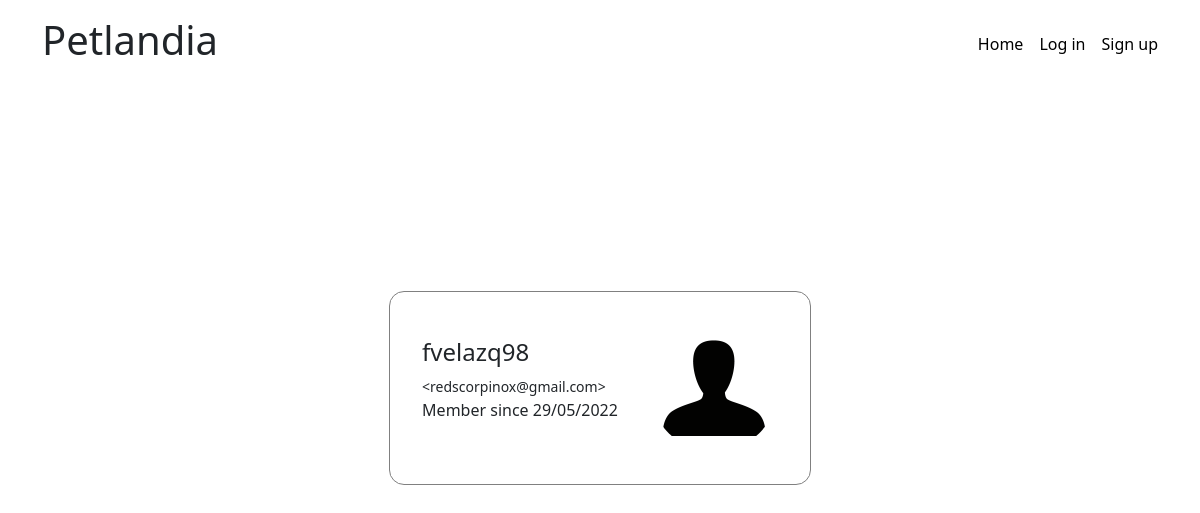
The page /site/user.php?id=d862a769-47d7-4c9b-8690-b0e86584314a on the database its author committed.
### tables this page shows
CREATE TABLE IF NOT EXISTS users (
    id VARCHAR(36) UNIQUE NOT NULL,
    username VARCHAR(30) UNIQUE NOT NULL,
    email VARCHAR(50) UNIQUE NOT NULL,
    password VARCHAR(255) NOT NULL,
    profile_picture BLOB NULL,
    role BOOLEAN NOT NULL,
    created_at TIMESTAMP NOT NULL,
    PRIMARY KEY(id)
);

### site/utils/date_formatting.php (called while the page is built, shortened)
<?php
function format_date($date) {
    $date_to_format = new DateTime($date, new DateTimeZone("Europe/Copenhagen"));
    return $date_to_format->format("d/m/Y");
}

### site/user.php (the view, shortened to what this page needs)
<?php
require_once './utils/date_formatting.php';
$connection = connect_to_db();
$user = [];
$user_id = htmlspecialchars($_GET['id']);
$query = "SELECT * FROM users WHERE id = ?";
$stmt = $connection->prepare($query);
$stmt->bind_param("s", $user_id);
$stmt->execute();
$db_user = $stmt->get_result();
if ($db_user->num_rows > 0) {
    while ($_user = $db_user->fetch_assoc()) {
        $user = [
            'name' => $_user['username'],
            'email' => $_user['email'],
            'picture' => $_user['profile_picture'],
            'created_at' => $_user['created_at']
        ];
    }
}
?>
<?php require_once './templates/_start_html.php' ?>
<div class="user-container">
    <?php
    if (isset($user['name']) && isset($user['email'])) {
        echo "<div class='user'>";
        echo "<span>";
        echo "<h4>" . $user['name'] . "</h4>";
        echo "<small>&lt;" . $user['email'] . "&gt;</small>";
        echo "<p>Member since " . format_date($user['created_at']) . "</p>";
        echo "</span>";
        if (isset($user['picture'])) {
            echo "<img src='" . $user['picture'] . "' />";
        } else {
            echo "<img src='./images/anonymous_user.png' />";
        }
        echo "</div>";
    }
    ?>
</div>
<?php require_once './templates/_end_html.php' ?>

### site/css/style.css (style rules this page uses)
.user-container { display: flex; width: 100%; height: calc(100vh - 200px); justify-content: center; align-items: center; }
.user { max-width: 60%; display: flex; gap: 2rem; justify-content: space-between; align-items: center; border: 1px solid gray; border-radius: 15px; padding: 2rem; }
.user img { width: 128px; height: 128px; object-fit: cover; border-radius: 50%; }

### rows shown on the page
users: username "fvelazq98", email "redscorpinox@gmail.com", created_at "29/05/2022"
